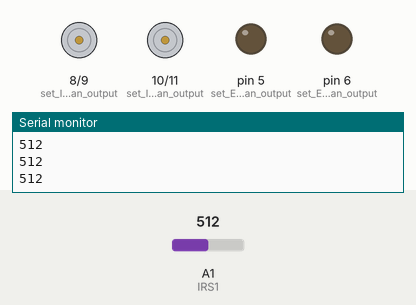
This sketch was run on a simulated Arduino Uno, built with avr-gcc and run on an emulated ATmega328P. On the bench: motor-driver pin pairs drawn as motors (green arrow = first pin HIGH = forward, orange = second pin HIGH = backward, longer = more drive), output pins drawn as LEDs (lit = HIGH), the last lines printed to the serial monitor. Inputs (shaded band) come from the test bench; at power-on: A1 (IRS1) = 512.

Above: at 6.2 s.
6.3 s: A1 (IRS1) set to 104
7.8 s: A1 (IRS1) set to 93
At 8.9 s:
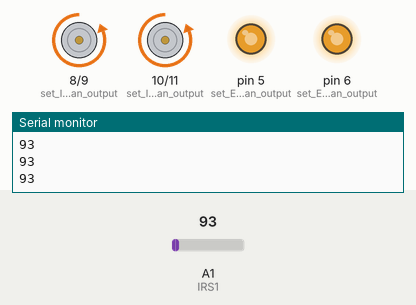
9.3 s: A1 (IRS1) set to 110
At 10.0 s:
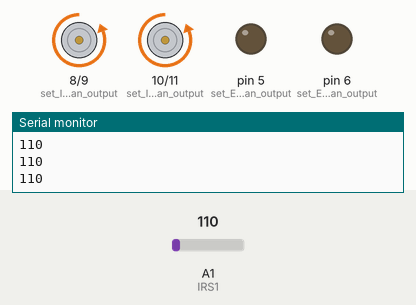
10.8 s: A1 (IRS1) set to 90
At 11.1 s:
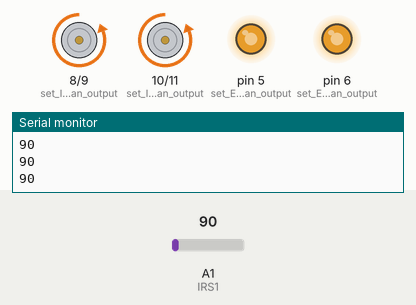
12.3 s: A1 (IRS1) set to 122
At 13.5 s:
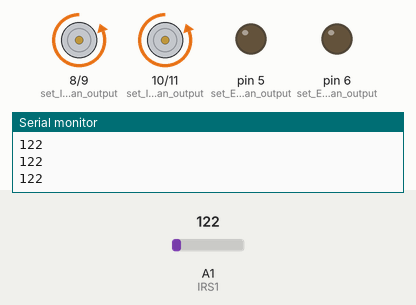
Timing chart, 0 to 14.8 s (numbered marks = the images above; inputs shaded):
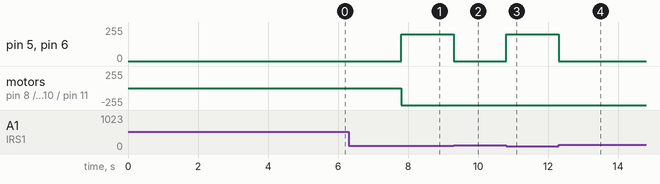

Measured:
- the behaviour switches between 100 and 99 on A1 (IRS1) (found by bisection; images 0 and 1)
- after the input at 7.8 s, pin 5 (set_ENA_as_an_output), pin 6 (set_ENB_as_an_output): 0/255 → 200/255 at once; motor on pin 8 (set_IN1_as_an_output) / pin 9 (set_IN2_as_an_output), motor on pin 10 (set_IN3_as_an_output) / pin 11 (set_IN4_as_an_output): stopped → backward 255/255 at once
- after the input at 9.3 s, pin 5 (set_ENA_as_an_output), pin 6 (set_ENB_as_an_output): 200/255 → 0/255 at once
- after the input at 10.8 s, pin 5 (set_ENA_as_an_output), pin 6 (set_ENB_as_an_output): 0/255 → 200/255 at once
- after the input at 12.3 s, pin 5 (set_ENA_as_an_output), pin 6 (set_ENB_as_an_output): 200/255 → 0/255 at once

The sketch:

IR_Stop.ino
```cpp
const int IRS1=A1;
  int inputVal = 0;
//START
void setup() {
  // put your setup code here, to run once:
  pinMode(5,OUTPUT); //set ENA as an output
  pinMode(6,OUTPUT); //set ENB as an output
  pinMode(8,OUTPUT); //set IN1 as an output
  pinMode(9,OUTPUT); //set IN2 as an output
  pinMode(10,OUTPUT); //set IN3 as an output
  pinMode(11,OUTPUT); //set IN4 as an output
  Serial.begin(9600);

  delay(5000);//delay before starting loop
}

void loop() {
  inputVal = analogRead(IRS1);
  Serial.println(inputVal);
  if (analogRead(IRS1) < 100){
  leftForwards();  //see the left motor to run forwards
  rightForwards();  //set the right motor to run forwards
  analogWrite(5,200);
  analogWrite(6,200);
  }else{
    analogWrite(5,0);
    delay (2);
    analogWrite(6,0);
  }
}


void leftForwards(void)
{
  digitalWrite(8,LOW);
  digitalWrite(9,HIGH);
}

void leftBackwards(void)
{
  digitalWrite(8,HIGH);
  digitalWrite(9,LOW);
}

void rightForwards(void)
{
  digitalWrite(10,LOW);
  digitalWrite(11,HIGH);
}
void rightBackwards(void)
{
  digitalWrite(10,HIGH);
  digitalWrite(11,LOW);
}
//END
```
